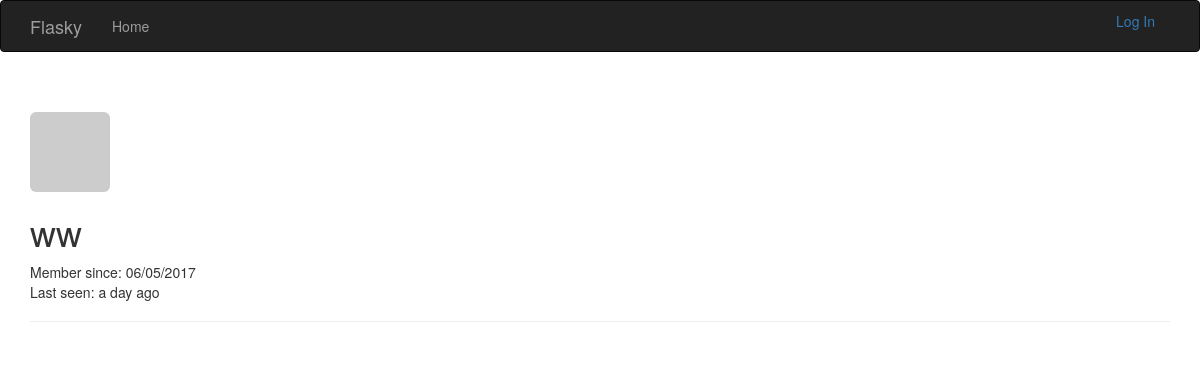
Before: /user/ww with the older database file.
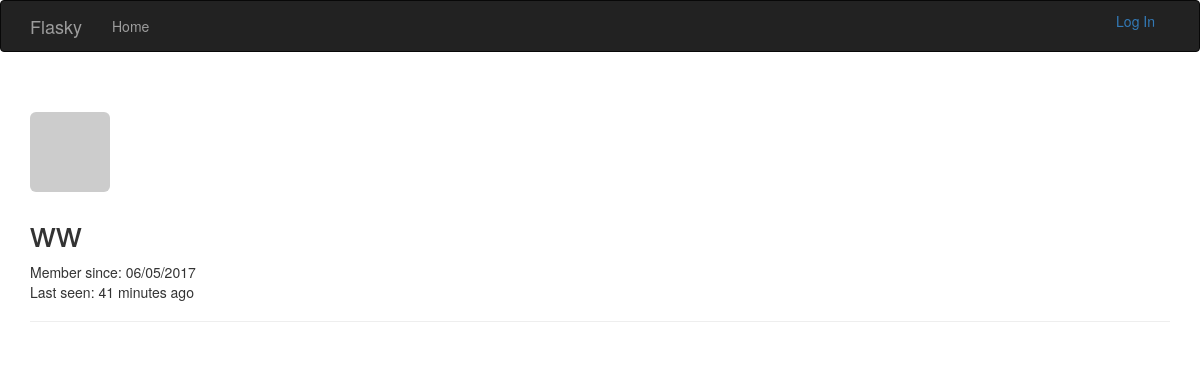
After: the same page with the newer database file.
### app/models.py (models this page shows, shortened)
class User(UserMixin, db.Model):
    __tablename__ = 'users'
    id = db.Column(db.Integer, primary_key=True)
    email = db.Column(db.String(64), unique=True, index=True)
    username = db.Column(db.String(64), unique=True, index=True)
    role_id = db.Column(db.Integer, db.ForeignKey('roles.id'))
    password_hash = db.Column(db.String(128))
    confirmed = db.Column(db.Boolean, default=False)
    name = db.Column(db.String(64))
    location = db.Column(db.String(64))
    about_me = db.Column(db.Text())
    member_since = db.Column(db.DateTime(), default=datetime.utcnow)
    last_seen = db.Column(db.DateTime(), default=datetime.utcnow)
    avatar_hash = db.Column(db.String(32))
    @property
    def password(self):
        raise AttributeError("password is not a readable attribute")
    def gravatar(self, size=100, default="identicon", rating="g"):
        if request.is_secure:
            url = "http://secure.gravatar.com/avatar"
        else:
            url = 'http://www.gravatar.com/avatar'
        hash = self.avatar_hash or hashlib.md5(self.email.encode("utf-8")).hexdigest()
        return '{url}/{hash}?s={size}&d={default}&r={rating}'.format(
            url=url, hash=hash, size=size, default=default, rating=rating)

### app/main/views.py (the view)
@main.route("/user/<username>")
def user(username):
    user = User.query.filter_by(username=username).first()
    if user is None:
        abort(404)
    return render_template("user.html", user=user)

### app/auth/views.py (called while the page is built)
@auth.before_app_request
def before_request():
    if current_user.is_authenticated:
        current_user.ping()
        if not current_user.confirmed \
                and request.endpoint[:5] != "auth.":
            return redirect(url_for("auth.unconfirmed"))

### app/main/__init__.py (called while the page is built)
@main.app_context_processor
def inject_permissions():
    return dict(Permission=Permission)

### app/models.py (called while the page is built)
    def is_administrator(self):
        return False

### app/templates/user.html (shortened to what this page needs)
{% extends 'base.html' %}
{% block page_content %}
	<div class="page-header">
        <img class="img-rounded profile-thumbnail" src="{{ user.gravatar(size=256) }}" >
        <h1>{{ user.username }}</h1>
    <p>
        Member since: {{ moment(user.member_since).format("L") }}<br />
        Last seen: {{ moment(user.last_seen).fromNow() }}
    </p>
	</div>
{% endblock %}

### app/templates/base.html (shortened to what this page needs)
{% extends 'bootstrap/base.html' %}
{% block head %}
	{{super()}}
{% endblock %}
{% block navbar %}
<div class="navbar navbar-inverse" role='navigation'>
	<div class="container">
		<div class="navbar-header">
			<a class="navbar-brand" href="{{ url_for('main.index') }}">Flasky</a>
		</div>
		<div class="navbar-collapse collapse">
			<ul class="nav navbar-nav">
				<li><a href="{{ url_for('main.index') }}">Home</a></li>
			</ul>
            <ul class="nav navbar-right">
                {% if current_user.is_authenticated %}
                 <li class="dropdown">
                    <a href="#" class="dropdown-toggle" data-toggle="dropdown">Account <b class="caret"></b></a>
                    <ul class="dropdown-menu">
                        <li><a href="{{ url_for('auth.change_password') }}">Change Password</a></li>
                        <li><a href="{{ url_for("auth.change_email_request") }}">Change Email</a></li>
                        <li><a href="{{ url_for('auth.logout') }}">Log Out</a></li>
                    </ul>
                </li>
                {% else %}
                <li>
                    <a href="{{ url_for('auth.login') }}">Log In</a>
                </li>
                {% endif %}
            </ul>
		</div>
	</div>
</div>
{% endblock %}
{% block content %}
	<div class="container">
		{% block page_content %}{% endblock %}
	</div>
{% endblock %}

Changed rows visible on the page:
changed User "ww": last_seen "a day ago" → "41 minutes ago"
